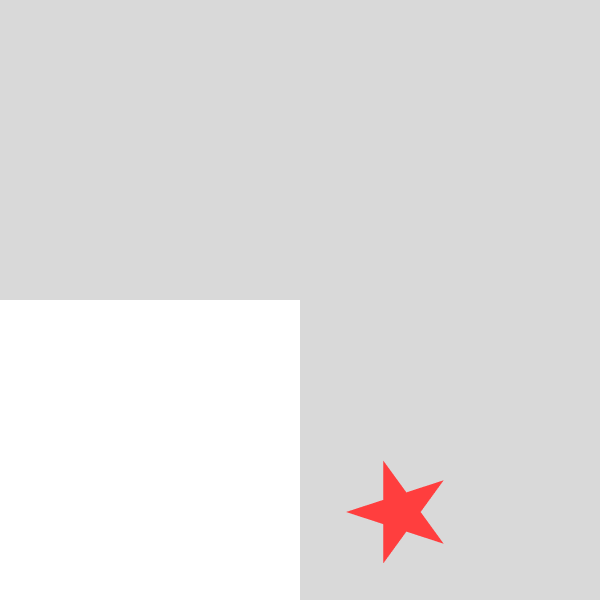
#> input picture hasil_image.png, 600 x 600 px
$ python '4_grayscale avg.py'
#> lines starting #> are read from the running program, lines starting #| are printed output that depends on the picture
from PIL import Image
import matplotlib.pyplot as plt
import numpy as np

def main():
    # 1️⃣ Input gambar
    image_path = input("Masukkan nama gambar: ")
#> the answer given: ../hasil_image.png
    try:
        img = Image.open(image_path).convert("RGB")
#> img is the input picture: PIL image 600x600 RGB; mean R, G, B 226.8, 225.1, 225.1
    except FileNotFoundError:
        print("File tidak ditemukan.")
        return

    # 2️⃣ Konversi ke array NumPy
    img_array = np.array(img, dtype=np.float32)

    # Rumus Gray = (R + G + B) / 3
    gray_array = (img_array[:,:,0] + img_array[:,:,1] + img_array[:,:,2]) / 3
    gray_array = np.clip(gray_array, 0, 255).astype(np.uint8)

    # 3️⃣ Simpan semua nilai f(x,y) ke file .txt (dengan rumusnya)
    txt_name = "hasil_grayscale_avg.txt"
    with open(txt_name, "w") as f:
        h, w = gray_array.shape
#> h = 600; w = 600
        f.write(f"Gambar: {image_path}\nUkuran: {h} x {w}\nOperasi: Konversi ke Grayscale (Average)\n\n")
        for y in range(h):
            for x in range(w):
                R, G, B = img_array[y, x]
                gray_val = gray_array[y, x]
                f.write(
                    f"f({y},{x}) = ({int(R)} + {int(G)} + {int(B)}) / 3 = {gray_val}\n"
                )

    print(f"\n✅ Semua nilai f(x,y) dengan rumus sudah disimpan di file: {txt_name}")

    # 4️⃣ Konversi hasil kembali ke gambar
    img_gray = Image.fromarray(gray_array)

    # 5️⃣ Tampilkan gambar asli & grayscale
    plt.figure(figsize=(10,5))

    plt.subplot(1,2,1)
    plt.title("Gambar Asli (RGB)")
    plt.imshow(img)
    plt.axis("off")

    plt.subplot(1,2,2)
    plt.title("Gambar Grayscale (Average)")
    plt.imshow(img_gray, cmap="gray")
    plt.axis("off")

    plt.show()
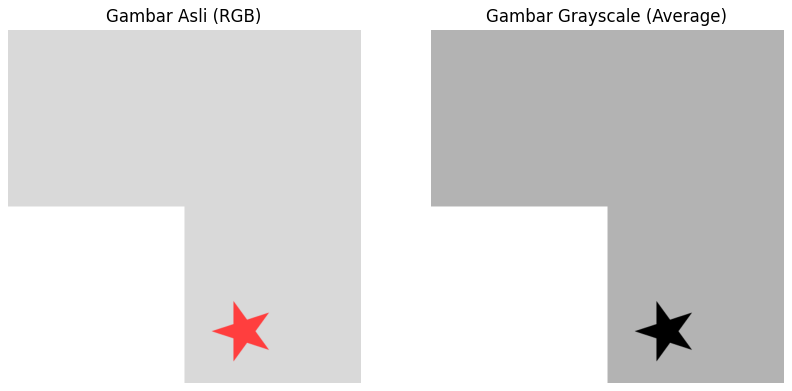
#> figure drawn by matplotlib, 2 panels

    # 6️⃣ Histogram
    plt.figure(figsize=(6,4))
    plt.title("Histogram Grayscale (Average)")
    plt.hist(gray_array.flatten(), bins=256, range=(0,256), color="gray", alpha=0.7)
    plt.xlabel("Intensitas Piksel")
    plt.ylabel("Frekuensi")
    plt.show()
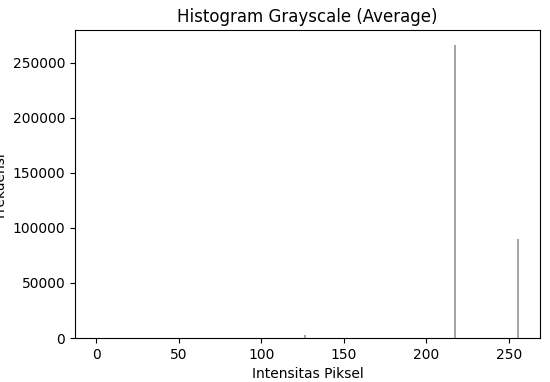
#> figure drawn by matplotlib, 1 panel; tallest bar 266544 high, from x = 217 to 218

if __name__ == "__main__":
    main()
